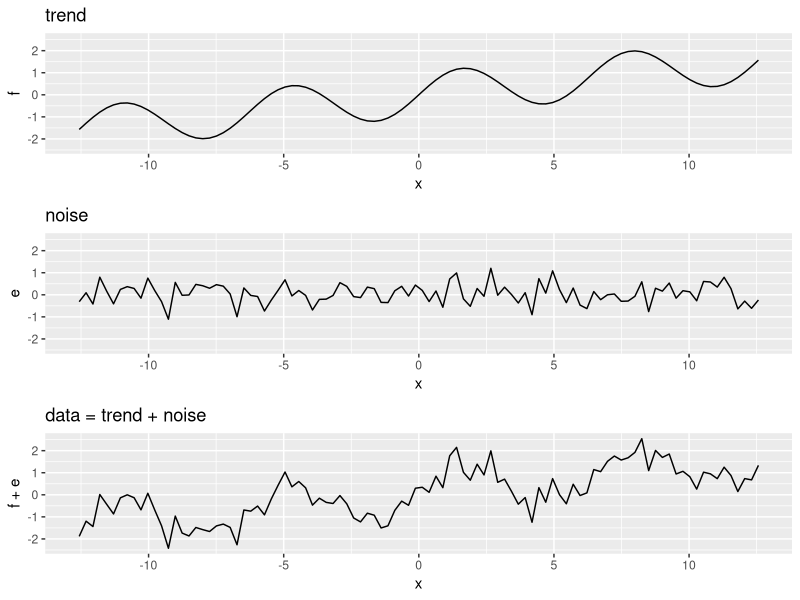

Source code (R): (Note: this script raises an error after producing the figure.)
## ---- chunk 1
img_path <- "img"
## ---- chunk 2
library(tidyverse)
set.seed(1)
n <- 100
x <- seq(-pi*4, pi*4, len = n)
tmp <- data.frame(x = x , f = sin(x) + x/8, e = rnorm(n, 0, 0.5)) 
p1 <- qplot(x, f, main = "trend", ylim = range(tmp$f + tmp$e), data = tmp, geom = "line")
p2 <- qplot(x, e, main = "noise", ylim = range(tmp$f + tmp$e), data = tmp, geom = "line")
p3 <- qplot(x, f + e, main = "data = trend + noise", ylim = range(tmp$f + tmp$e), data = tmp, geom = "line")
gridExtra::grid.arrange(p1, p2, p3)
## ---- chunk 3
library(dslabs)
if (!exists("mnist")) mnist <- read_mnist()
is <- mnist_27$index_train[c(which.min(mnist_27$train$x_1), which.max(mnist_27$train$x_1))]
titles <- c("smallest","largest")
tmp <- lapply(1:2, function(i){
    expand.grid(Row = 1:28, Column = 1:28) |>  
      mutate(label = titles[i],  
             value = mnist$train$images[is[i],])
})
tmp <- Reduce(rbind, tmp)
p1 <- tmp |> ggplot(aes(Row, Column, fill = value)) + 
  geom_raster(show.legend = FALSE) + 
  scale_y_reverse() +
  scale_fill_gradient(low = "white", high = "black") +
  facet_grid(.~label) + 
  geom_vline(xintercept = 14.5) +
  geom_hline(yintercept = 14.5) +
  ggtitle("Largest and smallest x_1")

    
is <- mnist_27$index_train[c(which.min(mnist_27$train$x_2), which.max(mnist_27$train$x_2))]
titles <- c("smallest","largest")
tmp <- lapply(1:2, function(i){
    expand.grid(Row = 1:28, Column = 1:28) |>  
      mutate(label = titles[i],  
             value = mnist$train$images[is[i],])
})
tmp <- Reduce(rbind, tmp)
p2 <- tmp |> ggplot(aes(Row, Column, fill = value)) + 
    geom_raster(show.legend = FALSE) + 
    scale_y_reverse() +
    scale_fill_gradient(low = "white", high = "black") +
    facet_grid(.~label) + 
    geom_vline(xintercept = 14.5) +
    geom_hline(yintercept = 14.5) +
  ggtitle("Largest and smallest x_2")
gridExtra::grid.arrange(p1, p2, ncol = 2)
## ---- chunk 4
library(caret)
library(dslabs)
mnist_27$train |> ggplot(aes(x_1, x_2, color = y)) + geom_point()
## ---- chunk 5
mnist_27$true_p |> 
  ggplot(aes(x_1, x_2, z = p)) +
  geom_raster(aes(fill = p)) +
  scale_fill_gradientn(colors = c("#F8766D", "white", "#00BFC4")) +
  stat_contour(breaks = c(0.5), color = "black")
## ---- chunk 6
fit <- glm(y ~ x_1 + x_2, data = mnist_27$train, family = binomial)
p_hat <- predict(fit, newdata = mnist_27$test, type = "response")
y_hat <- factor(ifelse(p_hat > 0.5, 7, 2))
## ---- chunk 7
p_hat <- predict(fit, newdata = mnist_27$true_p, type = "response")
mnist_27$true_p |> mutate(p_hat = p_hat) |>
  ggplot(aes(x_1, x_2,  z = p_hat)) +
  geom_raster(aes(fill = p_hat)) +
  scale_fill_gradientn(colors = c("#F8766D","white","#00BFC4")) +
  stat_contour(breaks = c(0.5), color = "black") 
## ---- chunk 8
polls_2008 |> ggplot(aes(day, margin)) + geom_point()
## ---- chunk 9
resid <- ifelse(lm(margin~day, data = polls_2008)$resid > 0, "+", "-")
polls_2008 |> 
  mutate(resid = resid) |> 
  ggplot(aes(day, margin)) + 
  geom_smooth(method = "lm", formula = y ~ x, se = FALSE, color = "black") +
  geom_point(aes(color = resid), show.legend = FALSE)
## ---- chunk 10
span <- 3.5
tmp <- polls_2008 |>
  crossing(center = polls_2008$day) |>
  mutate(dist = abs(day - center)) |>
  filter(dist <= span) 

tmp |> filter(center %in% c(-125, -55)) |>
  ggplot(aes(day, margin)) +   
  geom_point(data = polls_2008, size = 3, alpha = 0.5, color = "grey") +
  geom_point(size = 2) +    
  geom_smooth(aes(group = center), 
              method = "lm", formula = y ~ 1, se = FALSE) +
  facet_wrap(~center)
## ---- chunk 11
library(gganimate)
span <- 7
fit <- with(polls_2008, ksmooth(day, margin, kernel = "box", x.points = day, bandwidth = span))
bin_fit <- data.frame(x = fit$x, .fitted = fit$y)
  
if (!file.exists(file.path(img_path, "binsmoother-animation.gif"))) {
  p <- tmp |> 
    ggplot() +
    geom_smooth(aes(day, margin, group = center, frame = center), method = "lm", formula = y ~ 1, se = FALSE) +
    geom_point(aes(day, margin), data = polls_2008, size = 3, alpha = .5, color = "grey") +
    geom_point(aes(day, margin, frame = center)) +
    geom_line(aes(x = x, y = .fitted, frame = x, cumulative = TRUE), data = bin_fit, color = "red") + 
    ggtitle("x0 = ")

  gganimate(p, filename = file.path(img_path,"binsmoother-animation.gif"), interval = .1)
}
if (knitr::is_html_output()) {
  knitr::include_graphics(file.path(img_path,"binsmoother-animation.gif"))
} else{
  centers <- quantile(tmp$center, seq(1,6)/6)
  tmp_bin_fit <- crossing(center = centers, bin_fit) |>
    group_by(center) |>
    filter(x <= center) |>
    ungroup()
        
  tmp |> filter(center %in% centers) |>
    ggplot() +
    geom_smooth(aes(day, margin), method = "lm", formula = y ~ 1, se = FALSE) +
    geom_point(aes(day, margin), data = polls_2008, size = 3, alpha = .5, color = "grey") +
    geom_point(aes(day, margin)) +
    geom_line(aes(x = x, y = .fitted), data = tmp_bin_fit, color = "red") + 
    ggtitle("x0 = ") +
    facet_wrap(~center, nrow = 2)
}
## ---- chunk 12
fit <- with(polls_2008, ksmooth(day, margin, kernel = "box", bandwidth = 7))
## ---- chunk 13
#| echo: false
polls_2008 |> mutate(fit = fit$y) |>
  ggplot(aes(x = day)) +
  geom_point(aes(y = margin), size = 3, alpha = .5, color = "grey") + 
  geom_line(aes(y = fit), color = "red")
## ---- chunk 14
x_0 <- -125

x <- seq(floor(min(polls_2008$day)), ceiling(max(polls_2008$day)), by =.01)
tmp <- rbind(data.frame(x, w_0 = ksmooth(x, 1*(x == x_0), kernel = "box", bandwidth = span)$y, kernel = "box"),
      data.frame(x, w_0 = ksmooth(x, 1*(x == x_0), kernel = "normal", bandwidth = span)$y, kernel = "normal"))

tmp |> ggplot(aes(x, w_0)) + geom_line() + 
  facet_wrap(~kernel, nrow = 2) +
  labs(x = "x_i", y = "w_0(x_i)") +
  theme(axis.text.y = element_blank(), axis.ticks.y = element_blank())
## ---- chunk 15
fit <-with(polls_2008, 
  ksmooth(day, margin, kernel = "normal", bandwidth = 7))
## ---- chunk 16
#| echo: false
polls_2008 |> mutate(smooth = fit$y) |>
  ggplot(aes(day, margin)) +
  geom_point(size = 3, alpha = .5, color = "grey") + 
  geom_line(aes(day, smooth), color = "red")
## ---- chunk 17
span <- 21/diff(range(polls_2008$day))

tmp <- polls_2008 |>
  crossing(center = polls_2008$day) |>
  mutate(dist = abs(day - center)) |>
  filter(rank(dist) / n() <= span) |>
  mutate(weight = (1 - (dist / max(dist)) ^ 3) ^ 3)

tmp |> 
  filter(center %in% c(-125, -55)) |>
  ggplot(aes(day, margin)) +   
  scale_size(range = c(0, 3)) +
  geom_smooth(aes(group = center, weight = weight), 
              method = "lm", formula = y ~ x, se = FALSE) +
  geom_point(data = polls_2008, size = 3, alpha = .5, color = "grey") +
  geom_point(aes(size = weight)) +
  facet_wrap(~center)
## ---- chunk 18
library(broom)
fit <- loess(margin ~ day, degree = 1, span = span, data = polls_2008)
loess_fit <- augment(fit)

if (!file.exists(file.path(img_path, "loess-animation.gif"))) {
  p <- ggplot(tmp, aes(day, margin)) +
    scale_size(range = c(0, 3)) +
    geom_smooth(aes(group = center, frame = center, weight = weight), method = "lm", formula = y ~ x, se = FALSE) +
    geom_point(data = polls_2008, size = 3, alpha = .5, color = "grey") +
    geom_point(aes(size = weight, frame = center)) +
    geom_line(aes(x = day, y = .fitted, frame = day, cumulative = TRUE), 
              data = loess_fit, color = "red")

  gganimate(p, filename = file.path(img_path, "loess-animation.gif"), interval = .1)
}
if (knitr::is_html_output()) {
  knitr::include_graphics(file.path(img_path,"loess-animation.gif"))
} else{
  centers <- quantile(tmp$center, seq(1,6)/6)
  tmp_loess_fit <- crossing(center = centers, loess_fit) |>
    group_by(center) |>
    filter(day <= center) |>
    ungroup()
        
  tmp |> filter(center %in% centers) |>
    ggplot() +
    geom_smooth(aes(day, margin), method = "lm", formula = y ~ x, se = FALSE) +
    geom_point(aes(day, margin, size = weight), data = polls_2008, size = 3, alpha = .5, color = "grey") +
    geom_point(aes(day, margin)) +
    geom_line(aes(x = day, y = .fitted), data = tmp_loess_fit, color = "red") +
    facet_wrap(~center, nrow = 2)
}
## ---- chunk 19
total_days <- diff(range(polls_2008$day))
span <- 21/total_days
fit <- loess(margin ~ day, degree = 1, span = span, data = polls_2008)
## ---- chunk 20
#| echo: false
polls_2008 |> mutate(smooth = fit$fitted) |>
  ggplot(aes(day, margin)) +
  geom_point(size = 3, alpha = .5, color = "grey") +
  geom_line(aes(day, smooth), color = "red")
## ---- chunk 21
spans <- c(.66, 0.25, 0.15, 0.10)

fits <- tibble(span = spans) |> 
  group_by(span) |> 
  do(broom::augment(loess(margin ~ day, degree = 1, span = .$span, data = polls_2008)))

tmp <- fits |>
  crossing(center = polls_2008$day) |>
  mutate(dist = abs(day - center)) |>
  filter(rank(dist) / n() <= span) |>
  mutate(weight = (1 - (dist / max(dist)) ^ 3) ^ 3)

if (!file.exists(file.path(img_path, "loess-multi-span-animation.gif"))) {
  p <- ggplot(tmp, aes(day, margin)) +
    scale_size(range = c(0, 2)) +
    geom_smooth(aes(group = center, frame = center, weight = weight), method = "lm", formula = y ~ x, se = FALSE) +
    geom_point(data = polls_2008, size = 2, alpha = .5, color = "grey") +
    geom_line(aes(x = day, y = .fitted, frame = day, cumulative = TRUE), 
              data = fits, color = "red") +
    geom_point(aes(size = weight, frame = center)) +
    facet_wrap(~span)
  
  gganimate(p, filename = file.path(img_path, "loess-multi-span-animation.gif"), interval = .1)
}
if (knitr::is_html_output()) {
  knitr::include_graphics(file.path(img_path,"loess-multi-span-animation.gif"))
} else{
  centers <- quantile(tmp$center, seq(1,3)/3)
  tmp_fits <- crossing(center = centers, fits) |>
    group_by(center) |>
    filter(day <= center) |>
    ungroup()
        
  tmp |> filter(center %in% centers) |>
    ggplot() +
    geom_smooth(aes(day, margin), method = "lm", formula = y ~ x, se = FALSE) +
    geom_point(aes(day, margin, size = weight), data = polls_2008, size = 3, alpha = .5, color = "grey") +
    geom_point(aes(day, margin)) +
    geom_line(aes(x = day, y = .fitted), data = tmp_fits, color = "red") +
    facet_grid(span ~ center)
}
## ---- chunk 22
tmp |> ggplot(aes(day, margin)) +
  geom_point(size = 2, alpha = .5, color = "grey") +
  geom_line(aes(day, .fitted), data = fits, color = "red") +
  facet_wrap(~span)
## ---- chunk 23
x_0 <- -125
span <- 21

x <- seq(floor(min(polls_2008$day)), ceiling(max(polls_2008$day)), by =.01)
tmp <- rbind(data.frame(x, w_0 = ksmooth(x, 1*(x == x_0), kernel = "normal", bandwidth = span)$y, kernel = "normal"),
      data.frame(x, w_0 = (1 - (abs(x - x_0)/21)^3)^3*(abs(x - x_0) <= 21), kernel = "tri-weight")) |>
  group_by(kernel) |> mutate(w_0 = w_0/sum(w_0)) |> ungroup()


tmp |> ggplot(aes(x, w_0)) + geom_line() + 
  facet_wrap(~kernel, nrow = 2) +
  labs(x = "x_i", y = "w_0(x_i)") +
  theme(axis.text.y = element_blank(), axis.ticks.y = element_blank())
## ---- chunk 24
#| echo: false
total_days <- diff(range(polls_2008$day))
span <- 28/total_days
fit_1 <- loess(margin ~ day, degree = 1, span = span, data = polls_2008)
fit_2 <- loess(margin ~ day, span = span, data = polls_2008)

polls_2008 |> mutate(smooth_1 = fit_1$fitted, smooth_2 = fit_2$fitted) |>
  ggplot(aes(day, margin)) +
  geom_point(size = 3, alpha = .5, color = "grey") +
  geom_line(aes(day, smooth_1), color = "red", lty = 2) +
  geom_line(aes(day, smooth_2), color = "orange", lty = 1) 
## ---- chunk 25
polls_2008 |> ggplot(aes(day, margin)) + geom_point() + 
  geom_smooth(method = loess, formula = y ~ x)
## ---- chunk 26
polls_2008 |> ggplot(aes(day, margin)) + geom_point() + 
  geom_smooth(method = loess, formula = y ~ x, 
    method.args = list(span = 0.15, degree = 1))
